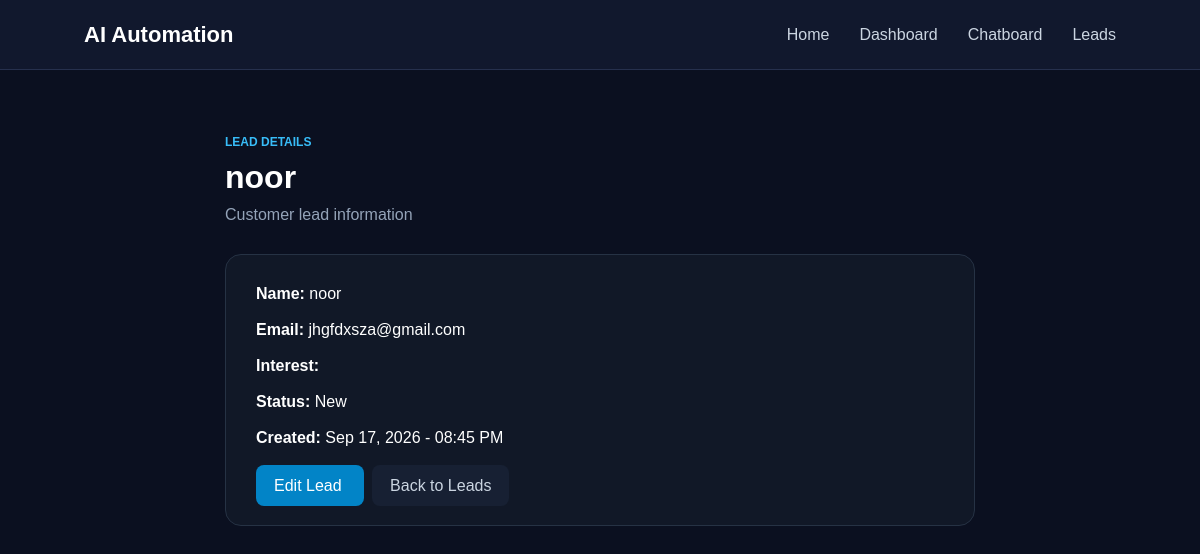
Page /leads/28/ on the committed database.
### automation/models.py (models this page shows, shortened)
class Lead(models.Model):
    STATUS_CHOICES = [
        ("New", "New"),
        ("Contacted", "Contacted"),
        ("Qualified", "Qualified"),
        ('converted', 'Converted'),
    ]
    name = models.CharField(max_length=200)
    email = models.EmailField(blank=True, null=True)
    phone = models.CharField(max_length=20, blank=True, null=True)
    company = models.CharField(max_length=200, blank=True, null=True)
    status = models.CharField(max_length=20, choices=STATUS_CHOICES, default='new')
    notes = models.TextField(blank=True, null=True)
    created_at = models.DateTimeField(auto_now_add=True)

### automation/views.py (the view)
# urls.py: path('leads/<int:lead_id>/', views.view_lead, name='view_lead'),
def view_lead(request, lead_id):
    lead = get_object_or_404(Lead, id=lead_id)
    return render(request, 'view_lead.html', {'lead': lead})

### automation/templates/view_lead.html (shortened to what this page needs)
{% extends "base.html" %}
{% block content %}
<div style="max-width:800px;margin:40px auto;padding:25px;">
    <div style="color:#38bdf8;font-size:12px;font-weight:bold;">
        LEAD DETAILS
    </div>
    <h1 style="margin:10px 0;">
        {{ lead.name }}
    </h1>
    <p style="color:#94a3b8;margin-bottom:30px;">
        Customer lead information
    </p>
    <div style="
        background:#111827;
        border:1px solid #263244;
        border-radius:16px;
        padding:30px;
    ">
        <p><strong>Name:</strong> {{ lead.name }}</p>
        <br>
        <p><strong>Email:</strong> {{ lead.email }}</p>
        <br>
        <p><strong>Interest:</strong> {{ lead.interest }}</p>
        <br>
        <p><strong>Status:</strong> {{ lead.status }}</p>
        <br>
        <p>
            <strong>Created:</strong>
            {{ lead.created_at|date:"M d, Y - h:i A" }}
        </p>
        <div style="margin-top:30px;">
            <a
                href="{% url 'edit_lead' lead.id %}"
                style="
                    background:#0284c7;
                    color:white;
                    padding:12px 18px;
                    border-radius:8px;
                    text-decoration:none;
                "
            >
                Edit Lead
            </a>
            <a
                href="{% url 'leads' %}"
                style="
                    background:#172033;
                    color:#cbd5e1;
                    padding:12px 18px;
                    border-radius:8px;
                    text-decoration:none;
                    margin-left:8px;
                "
            >
                Back to Leads
            </a>
        </div>
    </div>
</div>
{% endblock %}

### static/style.css (style rules this page uses)
* { margin: 0; padding: 0; box-sizing: border-box; }
body { font-family: Arial, sans-serif; background: #0b1020; color: #ffffff; }

### rows in the picture
Lead: name "noor", email "jhgfdxsza@gmail.com", status "New", created_at "Sep 17, 2026 - 08:45 PM"
